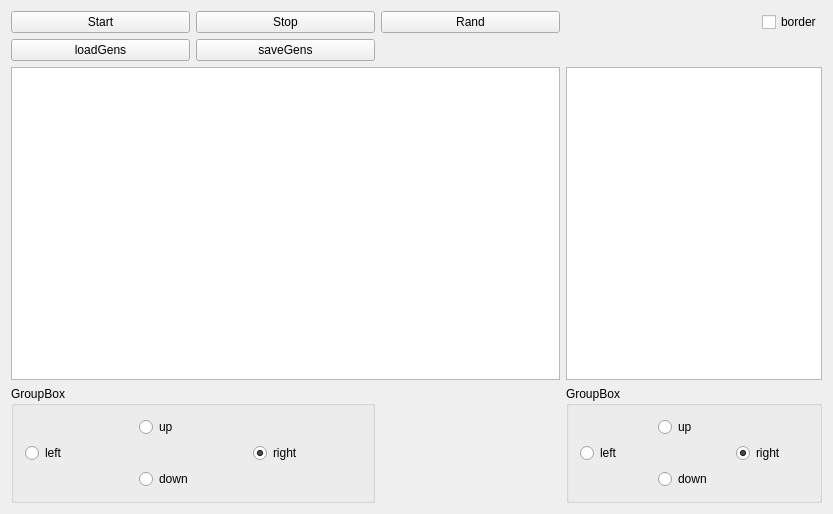
<?xml version="1.0" encoding="UTF-8"?>
<ui version="4.0">
 <class>Widget</class>
 <widget class="QWidget" name="Widget">
  <property name="geometry">
   <rect>
    <x>0</x>
    <y>0</y>
    <width>833</width>
    <height>514</height>
   </rect>
  </property>
  <property name="windowTitle">
   <string>Widget</string>
  </property>
  <layout class="QGridLayout" name="gridLayout">
   <item row="4" column="3" colspan="2">
    <widget class="QTextEdit" name="textEdit">
     <property name="sizePolicy">
      <sizepolicy hsizetype="Minimum" vsizetype="Expanding">
       <horstretch>0</horstretch>
       <verstretch>0</verstretch>
      </sizepolicy>
     </property>
    </widget>
   </item>
   <item row="4" column="0" colspan="3">
    <widget class="QGraphicsView" name="graphicsView"/>
   </item>
   <item row="2" column="1">
    <widget class="QPushButton" name="pushButtonStop">
     <property name="text">
      <string>Stop</string>
     </property>
    </widget>
   </item>
   <item row="2" column="4">
    <widget class="QCheckBox" name="checkBoxBorder">
     <property name="sizePolicy">
      <sizepolicy hsizetype="Maximum" vsizetype="Fixed">
       <horstretch>0</horstretch>
       <verstretch>0</verstretch>
      </sizepolicy>
     </property>
     <property name="text">
      <string>border</string>
     </property>
    </widget>
   </item>
   <item row="2" column="2">
    <widget class="QPushButton" name="pushButtonRand">
     <property name="text">
      <string>Rand</string>
     </property>
    </widget>
   </item>
   <item row="2" column="0">
    <widget class="QPushButton" name="pushButtonStart">
     <property name="text">
      <string>Start</string>
     </property>
    </widget>
   </item>
   <item row="5" column="3" rowspan="2" colspan="2">
    <widget class="QGroupBox" name="groupBox">
     <property name="title">
      <string>GroupBox</string>
     </property>
     <layout class="QGridLayout" name="gridLayout_2">
      <item row="2" column="0">
       <widget class="QRadioButton" name="radioButton_left_2">
        <property name="text">
         <string>left</string>
        </property>
       </widget>
      </item>
      <item row="1" column="1">
       <widget class="QRadioButton" name="radioButton_up_2">
        <property name="text">
         <string>up</string>
        </property>
       </widget>
      </item>
      <item row="3" column="1">
       <widget class="QRadioButton" name="radioButton_down_2">
        <property name="text">
         <string>down</string>
        </property>
       </widget>
      </item>
      <item row="2" column="2">
       <widget class="QRadioButton" name="radioButton_right_2">
        <property name="text">
         <string>right</string>
        </property>
        <property name="checked">
         <bool>true</bool>
        </property>
       </widget>
      </item>
     </layout>
    </widget>
   </item>
   <item row="5" column="0" rowspan="2" colspan="2">
    <widget class="QGroupBox" name="groupBox_2">
     <property name="title">
      <string>GroupBox</string>
     </property>
     <layout class="QGridLayout" name="gridLayout_3">
      <item row="5" column="1">
       <widget class="QRadioButton" name="radioButton_down">
        <property name="text">
         <string>down</string>
        </property>
       </widget>
      </item>
      <item row="5" column="0">
       <widget class="QLabel" name="label">
        <property name="text">
         <string/>
        </property>
       </widget>
      </item>
      <item row="0" column="1">
       <widget class="QRadioButton" name="radioButton_up">
        <property name="text">
         <string>up</string>
        </property>
       </widget>
      </item>
      <item row="1" column="0">
       <widget class="QRadioButton" name="radioButton_left">
        <property name="text">
         <string>left</string>
        </property>
       </widget>
      </item>
      <item row="1" column="2">
       <widget class="QRadioButton" name="radioButton_right">
        <property name="text">
         <string>right</string>
        </property>
        <property name="checked">
         <bool>true</bool>
        </property>
       </widget>
      </item>
     </layout>
    </widget>
   </item>
   <item row="3" column="0">
    <widget class="QPushButton" name="pushButtonLoad">
     <property name="text">
      <string>loadGens</string>
     </property>
    </widget>
   </item>
   <item row="3" column="1">
    <widget class="QPushButton" name="pushButtonSave">
     <property name="text">
      <string>saveGens</string>
     </property>
    </widget>
   </item>
  </layout>
 </widget>
 <layoutdefault spacing="6" margin="11"/>
 <resources/>
 <connections/>
</ui>
